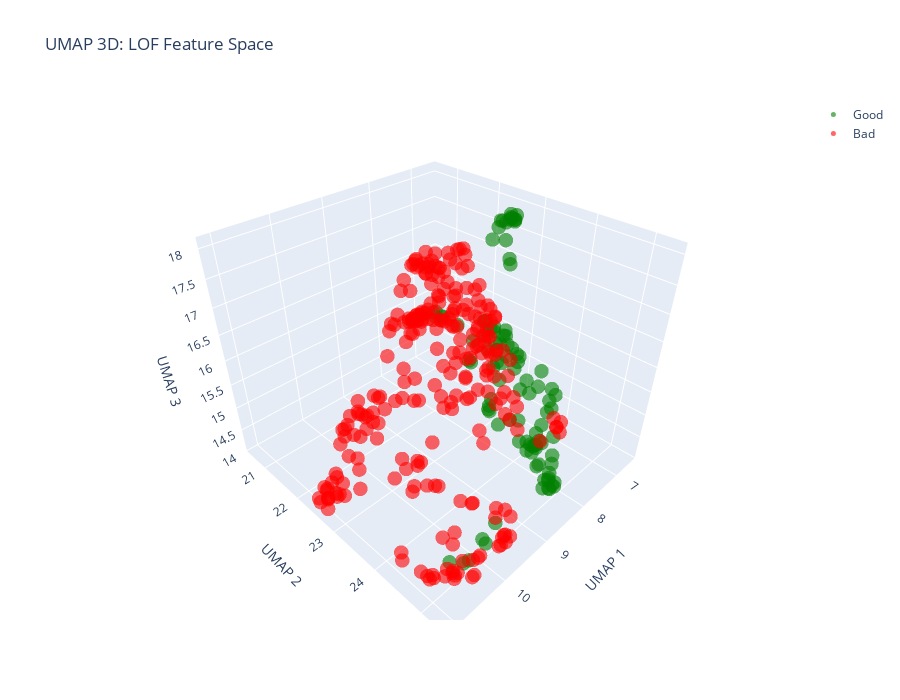

Notebook code cell kept with this figure:
### Code cell
# UMAP 3D Interactive Visualization (requires: pip install umap-learn)
try:
    import umap
    import plotly.graph_objects as go
    
    reducer = umap.UMAP(n_components=3, n_neighbors=15, min_dist=0.1, random_state=42)
    X_umap = reducer.fit_transform(X_all)
    
    fig = go.Figure()
    
    # Good trials
    fig.add_trace(go.Scatter3d(
        x=X_umap[:len(X_good), 0],
        y=X_umap[:len(X_good), 1],
        z=X_umap[:len(X_good), 2],
        mode='markers',
        marker=dict(size=5, color='green', opacity=0.6),
        name='Good'
    ))
    
    # Bad trials
    fig.add_trace(go.Scatter3d(
        x=X_umap[len(X_good):, 0],
        y=X_umap[len(X_good):, 1],
        z=X_umap[len(X_good):, 2],
        mode='markers',
        marker=dict(size=5, color='red', opacity=0.6),
        name='Bad'
    ))
    
    fig.update_layout(
        title='UMAP 3D: LOF Feature Space',
        scene=dict(xaxis_title='UMAP 1', yaxis_title='UMAP 2', zaxis_title='UMAP 3'),
        width=900, height=700
    )
    fig.show()
    
except ImportError:
    print("UMAP not installed. Run: pip install umap-learn")

### Figure 1 — Plotly figure (JSON) as saved in the notebook; plotly's stock layout.template omitted (floating-point values rounded to 4 significant figures; data arrays with more than 128 entries replaced by an {"elided": "..."} marker saying what was removed)
{"data": [{"marker": {"color": "green", "opacity": 0.6, "size": 5}, "mode": "markers", "name": "Good", "type": "scatter3d", "x": [7.049, 7.14, 7.031, 7.076, 7.194, 7.073, 7.086, 7.108, 7.051, 7.225, 7.337, 8.147, 8.341, 8.557, 8.335, 7.897, 7.152, 7.192, 6.966, 7.308, 7.157, 7.03, 7.037, 7.557, 7.237, 7.201, 6.989, 7.098, 7.144, 8.381, 8.282, 8.331, 8.454, 8.184, 8.179, 8.199, 8.18, 8.127, 7.998, 8.059, 7.964, 7.925, 8.106, 8.223, 8.663, 8.283, 7.365, 7.354, 7.205, 7.268, 7.012, 7.056, 7.235, 7.14, 8.746, 8.812, 8.651, 8.677, 8.872, 8.78, 8.783, 8.713, 8.656, 8.437, 8.427, 8.63, 8.824, 8.931, 8.728, 8.717, 7.845, 7.236, 7.118, 6.997, 6.963, 6.842, 6.769, 10.1, 10.15, 10.48, 10.54, 10.7, 9.873, 8.719, 8.076, 7.869, 7.833, 7.621, 7.523, 7.578, 7.675, 7.535, 7.744, 7.71, 7.88, 7.579, 7.985, 7.867, 7.602], "y": [22.9, 22.79, 22.88, 22.83, 22.72, 22.86, 22.95, 22.86, 22.9, 22.88, 23.07, 23.69, 23.82, 23.85, 23.15, 22.84, 22.67, 22.47, 22.33, 21.3, 21.34, 21.25, 21.05, 22.51, 23.01, 22.58, 22.52, 22.84, 22.72, 25.01, 24.92, 25.0, 24.95, 24.87, 24.94, 24.8, 24.99, 24.95, 24.77, 24.79, 24.33, 24.18, 24.59, 24.23, 24.11, 24.04, 22.89, 22.96, 23.06, 22.93, 23.02, 22.89, 22.8, 22.75, 24.76, 25.01, 24.85, 24.85, 24.9, 24.94, 24.88, 24.98, 24.9, 25.0, 24.76, 24.81, 24.61, 24.13, 23.95, 23.93, 23.13, 22.67, 22.65, 22.78, 22.87, 22.19, 21.41, 25.16, 25.13, 25.19, 25.15, 25.02, 25.13, 25.2, 24.68, 24.49, 24.45, 24.08, 23.77, 23.89, 23.76, 23.56, 23.65, 23.65, 23.83, 23.28, 24.66, 24.51, 24.1], "z": [17.95, 17.9, 17.91, 17.99, 17.93, 17.98, 18.06, 18.06, 17.96, 17.65, 17.42, 16.07, 15.9, 15.65, 15.95, 15.99, 15.77, 15.91, 15.44, 15.57, 15.52, 15.4, 15.44, 15.19, 17.27, 17.56, 17.69, 17.96, 17.91, 14.35, 14.4, 14.29, 14.36, 14.34, 14.23, 14.26, 14.22, 14.26, 14.47, 14.31, 14.41, 14.53, 14.41, 14.77, 15.34, 15.17, 15.17, 15.33, 15.43, 15.68, 15.49, 15.72, 15.61, 15.39, 15.27, 15.16, 15.38, 15.39, 15.56, 15.46, 15.46, 15.55, 15.5, 15.51, 15.58, 15.58, 15.82, 15.79, 15.68, 15.58, 15.92, 15.84, 15.84, 15.66, 15.48, 15.63, 15.17, 14.63, 14.74, 14.64, 14.59, 14.65, 14.85, 15.45, 15.66, 15.59, 15.31, 15.52, 15.42, 15.24, 15.3, 15.72, 15.73, 16.01, 16.14, 16.25, 15.87, 15.84, 15.84]}, {"marker": {"color": "red", "opacity": 0.6, "size": 5}, "mode": "markers", "name": "Bad", "type": "scatter3d", "x": {"elided": "261 float values"}, "y": {"elided": "261 float values"}, "z": {"elided": "261 float values"}}], "layout": {"height": 700, "scene": {"xaxis": {"title": {"text": "UMAP 1"}}, "yaxis": {"title": {"text": "UMAP 2"}}, "zaxis": {"title": {"text": "UMAP 3"}}}, "title": {"text": "UMAP 3D: LOF Feature Space"}, "width": 900}}
